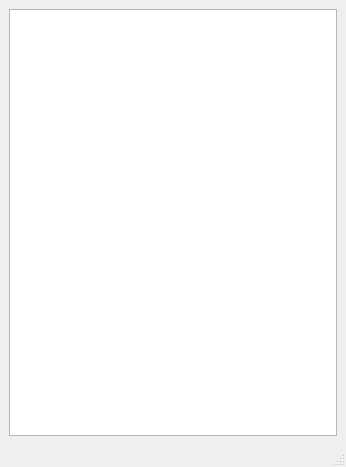
<?xml version="1.0" encoding="UTF-8"?>
<ui version="4.0">
 <class>MainWindow</class>
 <widget class="QMainWindow" name="MainWindow">
  <property name="geometry">
   <rect>
    <x>0</x>
    <y>0</y>
    <width>346</width>
    <height>467</height>
   </rect>
  </property>
  <property name="windowTitle">
   <string>MainWindow</string>
  </property>
  <widget class="QWidget" name="centralwidget">
   <layout class="QGridLayout" name="gridLayout">
    <item row="0" column="0">
     <widget class="QTableWidget" name="tableWidget"/>
    </item>
   </layout>
  </widget>
  <widget class="QStatusBar" name="statusbar"/>
 </widget>
 <resources/>
 <connections/>
</ui>
